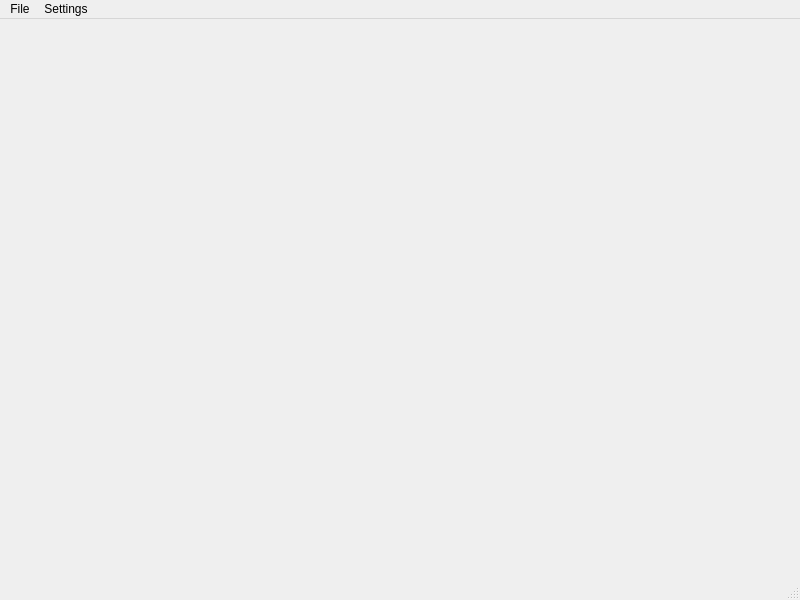
<?xml version="1.0" encoding="UTF-8"?>
<ui version="4.0">
 <class>MainWindow</class>
 <widget class="QMainWindow" name="MainWindow">
  <property name="geometry">
   <rect>
    <x>0</x>
    <y>0</y>
    <width>800</width>
    <height>600</height>
   </rect>
  </property>
  <property name="windowTitle">
   <string>MainWindow</string>
  </property>
  <widget class="QWidget" name="centralwidget"/>
  <widget class="QMenuBar" name="menubar">
   <property name="geometry">
    <rect>
     <x>0</x>
     <y>0</y>
     <width>800</width>
     <height>19</height>
    </rect>
   </property>
   <widget class="QMenu" name="menuFile">
    <property name="title">
     <string>File</string>
    </property>
    <addaction name="actionOpen"/>
    <addaction name="actionClose"/>
   </widget>
   <widget class="QMenu" name="menuSettings">
    <property name="title">
     <string>Settings</string>
    </property>
   </widget>
   <addaction name="menuFile"/>
   <addaction name="menuSettings"/>
  </widget>
  <widget class="QStatusBar" name="statusbar"/>
  <action name="actionOpen">
   <property name="text">
    <string>Open</string>
   </property>
  </action>
  <action name="actionClose">
   <property name="text">
    <string>Close</string>
   </property>
  </action>
 </widget>
 <resources/>
 <connections/>
</ui>
